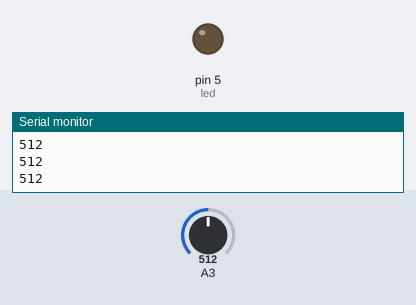
Simulated run of this sketch. Board: Arduino Uno, built with avr-gcc and run on an emulated ATmega328P. Shown: output pins drawn as LEDs (lit = HIGH), the last lines printed to the serial monitor. The test bench sets the inputs (shaded band); at power-on: A3 = 512.

Above: at 1.2 s.
1.3 s: A3 set to 687
2.8 s: A3 set to 714
At 3.9 s:
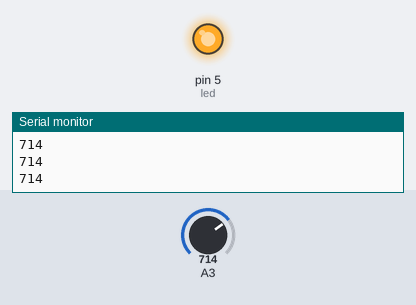
4.4 s: A3 set to 690
At 5.3 s:
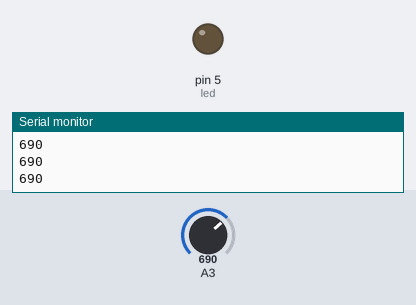
6.0 s: A3 set to 710
At 6.7 s:
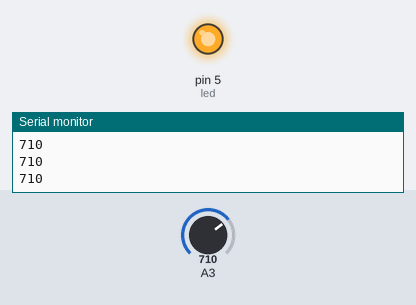
Timing chart, 0 to 8.6 s (numbered marks = the images above; inputs shaded):
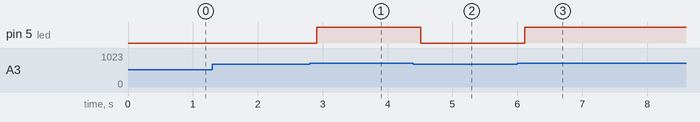

The sketch:

Moisture_sensor_code.ino
```cpp
int led=5;

void setup() {
  Serial.begin(9600);
  pinMode(led,OUTPUT);
}

void loop() {
  int moisture = analogRead(A3);
  Serial.println(moisture);
  delay(100);
  if(moisture>700)
  digitalWrite(led,HIGH);
  else
  digitalWrite(led,LOW);
}
```

Measured:
- the behaviour switches between 700 and 701 on A3 (found by bisection; images 0 and 1)
- after the input at 2.8 s, pin 5 (led): LOW → HIGH after 0.11 s
- after the input at 4.4 s, pin 5 (led): HIGH → LOW after 0.11 s
- after the input at 6.0 s, pin 5 (led): LOW → HIGH after 0.12 s
